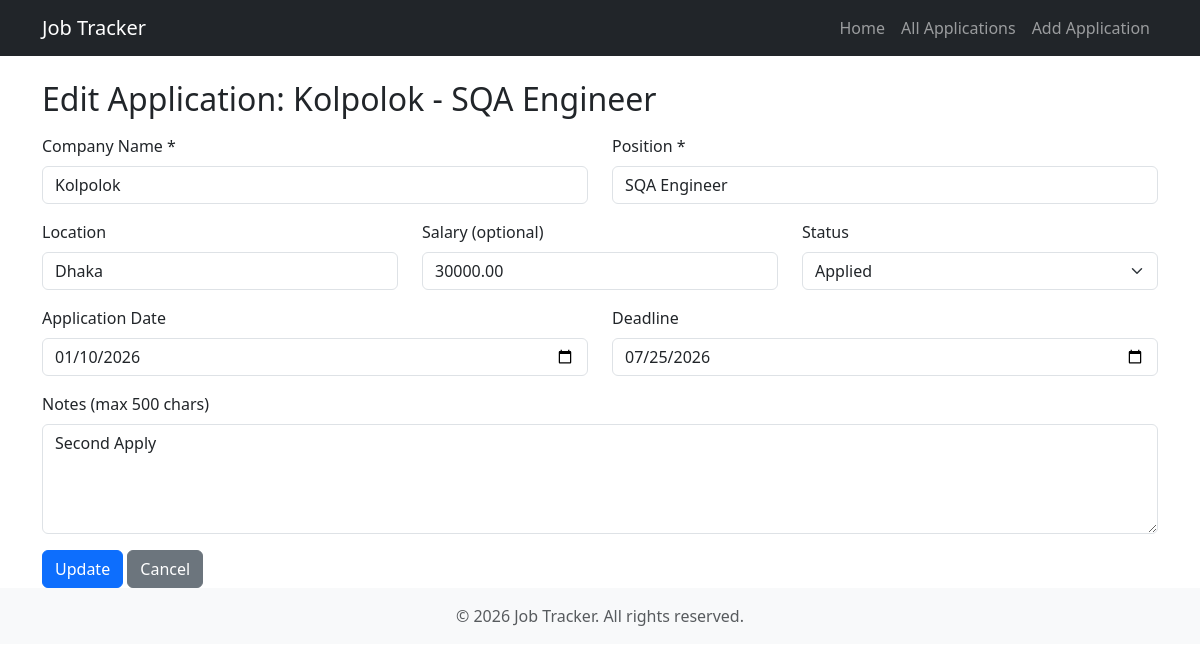
/jobs/4/edit/, run on the app's committed database.
### jobs/models.py (models this page shows, shortened)
class JobApplication(models.Model):
    STATUS_CHOICES = [
        ('Applied', 'Applied'),
        ('Interview', 'Interview'),
        ('Offer', 'Offer'),
        ('Accepted', 'Accepted'),
        ('Rejected', 'Rejected'),
    ]
    company_name = models.CharField(max_length=200)
    position = models.CharField(max_length=200)
    job_location = models.CharField(max_length=200)
    salary = models.DecimalField(max_digits=10, decimal_places=2, null=True, blank=True)
    status = models.CharField(max_length=20, choices=STATUS_CHOICES, default='Applied')
    application_date = models.DateField(default=timezone.now)
    deadline = models.DateField()
    notes = models.TextField(max_length=500)
    created_at = models.DateTimeField(auto_now_add=True)
    updated_at = models.DateTimeField(auto_now=True)

### jobs/views.py (the view)
# urls.py: path('jobs/<int:pk>/edit/', views.job_update, name='job_update'),
def job_update(request, pk):
    job = get_object_or_404(JobApplication, pk=pk)
    if request.method == 'POST':
        form = JobApplicationForm(request.POST, instance=job)
        if form.is_valid():
            form.save()
            messages.success(request, 'Application updated successfully!')
            return redirect('jobs:job_list')
    else:
        form = JobApplicationForm(instance=job)
    return render(request, 'jobs/update.html', {'form': form, 'job': job})

### jobs/forms.py (shortened to what this page needs)
class JobApplicationForm(forms.ModelForm):
    class Meta:
        model = JobApplication
        fields = '__all__'
        widgets = {
            'company_name': forms.TextInput(attrs={'class': 'form-control'}),
            'position': forms.TextInput(attrs={'class': 'form-control'}),
            'job_location': forms.TextInput(attrs={'class': 'form-control'}),
            'salary': forms.NumberInput(attrs={'class': 'form-control', 'step': '0.01'}),
            'status': forms.Select(attrs={'class': 'form-select'}),
            'application_date': forms.DateInput(attrs={'class': 'form-control', 'type': 'date'}),
            'deadline': forms.DateInput(attrs={'class': 'form-control', 'type': 'date'}),
            'notes': forms.Textarea(attrs={'class': 'form-control', 'rows': 4}),
        }

### templates/jobs/update.html (shortened to what this page needs)
{% extends 'base.html' %}
{% block content %}
<h2>Edit Application: {{ job.company_name }} - {{ job.position }}</h2>
<form method="post" class="mt-3">
    <div class="row">
        <div class="col-md-6 mb-3">
            <label for="{{ form.company_name.id_for_label }}" class="form-label">Company Name *</label>
            {{ form.company_name }}
        </div>
        <div class="col-md-6 mb-3">
            <label for="{{ form.position.id_for_label }}" class="form-label">Position *</label>
            {{ form.position }}
        </div>
    </div>
    <div class="row">
        <div class="col-md-4 mb-3">
            <label for="{{ form.job_location.id_for_label }}" class="form-label">Location</label>
            {{ form.job_location }}
        </div>
        <div class="col-md-4 mb-3">
            <label for="{{ form.salary.id_for_label }}" class="form-label">Salary (optional)</label>
            {{ form.salary }}
        </div>
        <div class="col-md-4 mb-3">
            <label for="{{ form.status.id_for_label }}" class="form-label">Status</label>
            {{ form.status }}
        </div>
    </div>
    <div class="row">
        <div class="col-md-6 mb-3">
            <label for="{{ form.application_date.id_for_label }}" class="form-label">Application Date</label>
            {{ form.application_date }}
        </div>
        <div class="col-md-6 mb-3">
            <label for="{{ form.deadline.id_for_label }}" class="form-label">Deadline</label>
            {{ form.deadline }}
        </div>
    </div>
    <div class="mb-3">
        <label for="{{ form.notes.id_for_label }}" class="form-label">Notes (max 500 chars)</label>
        {{ form.notes }}
    </div>
    <button type="submit" class="btn btn-primary">Update</button>
    <a href="{% url 'jobs:job_list' %}" class="btn btn-secondary">Cancel</a>
</form>
{% endblock %}

### data on the page
JobApplication: company_name "Kolpolok", position "SQA Engineer", job_location "Dhaka", salary "30000.00", status "Applied", application_date "01/10/2026", deadline "07/25/2026", notes "Second Apply"
